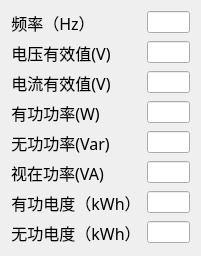
      <widget class="QWidget" name="layoutWidget">
       <property name="geometry">
        <rect>
         <x>40</x>
         <y>100</y>
         <width>201</width>
         <height>204</height>
        </rect>
       </property>
       <layout class="QFormLayout" name="formLayout_4">
        <item row="0" column="0">
         <widget class="QLabel" name="label_111">
          <property name="font">
           <font>
            <family>楷体</family>
            <pointsize>12</pointsize>
           </font>
          </property>
          <property name="text">
           <string>频率（Hz）</string>
          </property>
          <property name="alignment">
           <set>Qt::AlignCenter</set>
          </property>
         </widget>
        </item>
        <item row="0" column="1">
         <widget class="QLineEdit" name="FHz"/>
        </item>
        <item row="1" column="0">
         <widget class="QLabel" name="label_112">
          <property name="font">
           <font>
            <family>楷体</family>
            <pointsize>12</pointsize>
           </font>
          </property>
          <property name="text">
           <string>电压有效值(V)</string>
          </property>
          <property name="alignment">
           <set>Qt::AlignCenter</set>
          </property>
         </widget>
        </item>
        <item row="1" column="1">
         <widget class="QLineEdit" name="V_rms"/>
        </item>
        <item row="2" column="0">
         <widget class="QLabel" name="label_117">
          <property name="font">
           <font>
            <family>楷体</family>
            <pointsize>12</pointsize>
           </font>
          </property>
          <property name="text">
           <string>电流有效值(V)</string>
          </property>
          <property name="alignment">
           <set>Qt::AlignCenter</set>
          </property>
         </widget>
        </item>
        <item row="2" column="1">
         <widget class="QLineEdit" name="I_rms"/>
        </item>
        <item row="3" column="0">
         <widget class="QLabel" name="label_118">
          <property name="font">
           <font>
            <family>楷体</family>
            <pointsize>12</pointsize>
           </font>
          </property>
          <property name="layoutDirection">
           <enum>Qt::LeftToRight</enum>
          </property>
          <property name="text">
           <string>有功功率(W)</string>
          </property>
          <property name="alignment">
           <set>Qt::AlignCenter</set>
          </property>
         </widget>
        </item>
        <item row="3" column="1">
         <widget class="QLineEdit" name="PW"/>
        </item>
        <item row="4" column="0">
         <widget class="QLabel" name="label_114">
          <property name="font">
           <font>
            <family>楷体</family>
            <pointsize>12</pointsize>
           </font>
          </property>
          <property name="text">
           <string>无功功率(Var)</string>
          </property>
          <property name="alignment">
           <set>Qt::AlignCenter</set>
          </property>
         </widget>
        </item>
        <item row="4" column="1">
         <widget class="QLineEdit" name="QVar"/>
        </item>
        <item row="5" column="0">
         <widget class="QLabel" name="label_116">
          <property name="font">
           <font>
            <family>楷体</family>
            <pointsize>12</pointsize>
           </font>
          </property>
          <property name="text">
           <string>视在功率(VA)</string>
          </property>
          <property name="alignment">
           <set>Qt::AlignCenter</set>
          </property>
         </widget>
        </item>
        <item row="5" column="1">
         <widget class="QLineEdit" name="SVA"/>
        </item>
        <item row="6" column="0">
         <widget class="QLabel" name="label_113">
          <property name="font">
           <font>
            <family>楷体</family>
            <pointsize>12</pointsize>
           </font>
          </property>
          <property name="text">
           <string>有功电度（kWh）</string>
          </property>
          <property name="alignment">
           <set>Qt::AlignCenter</set>
          </property>
         </widget>
        </item>
        <item row="6" column="1">
         <widget class="QLineEdit" name="PT"/>
        </item>
        <item row="7" column="0">
         <widget class="QLabel" name="label_115">
          <property name="font">
           <font>
            <family>楷体</family>
            <pointsize>12</pointsize>
           </font>
          </property>
          <property name="text">
           <string>无功电度（kWh）</string>
          </property>
          <property name="alignment">
           <set>Qt::AlignCenter</set>
          </property>
         </widget>
        </item>
        <item row="7" column="1">
         <widget class="QLineEdit" name="QT"/>
        </item>
       </layout>
      </widget>
